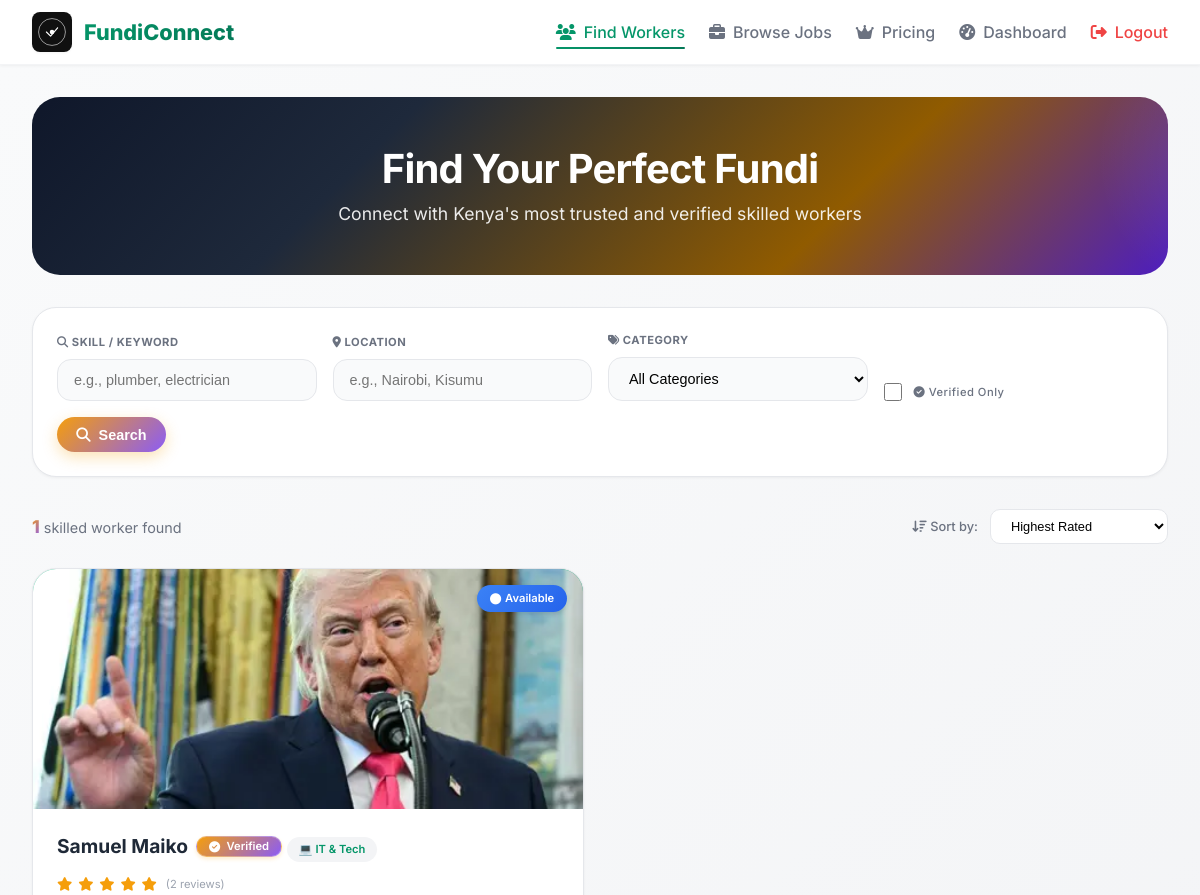
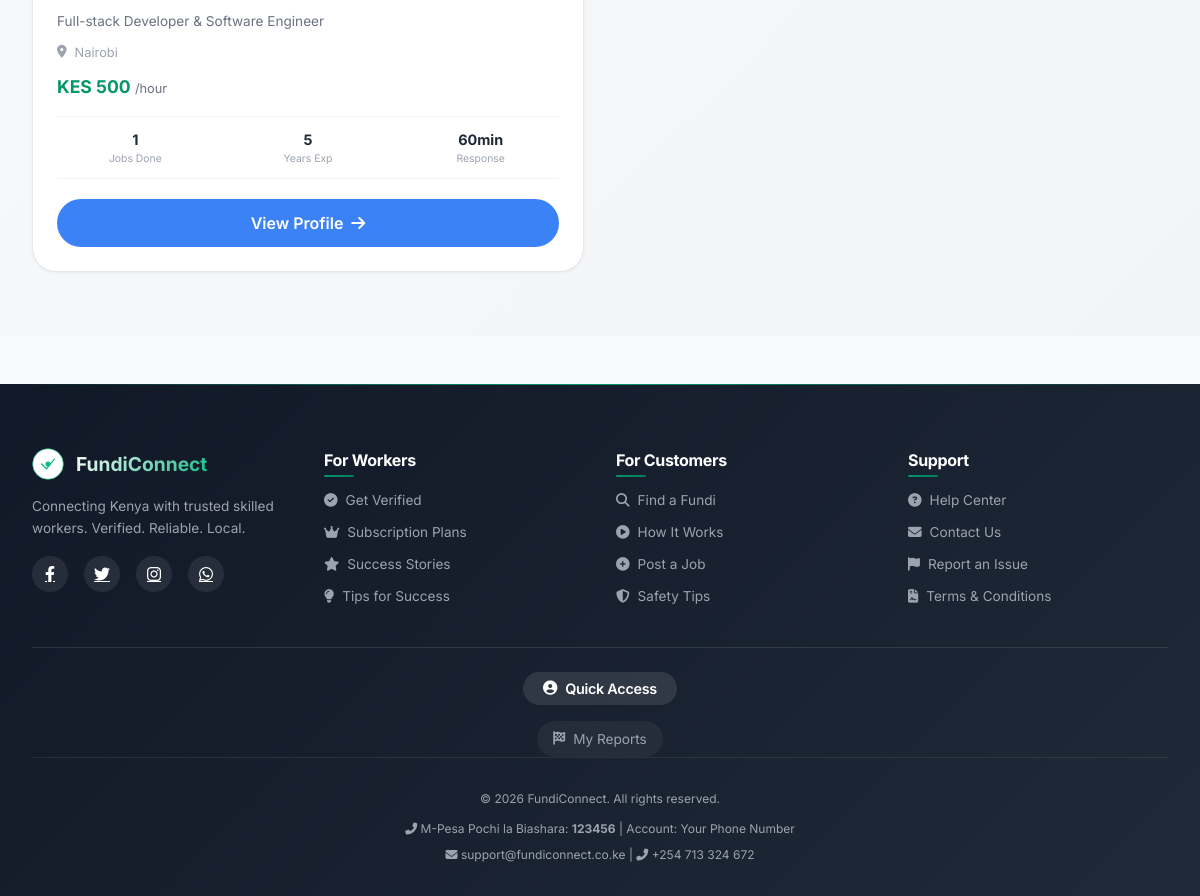
Page /workers (signed in) on the committed database (2 pictures, top to bottom).
### models.py (models this page shows, shortened)
class WorkerProfile(db.Model):
    __tablename__ = 'worker_profiles'
    __table_args__ = (
        db.Index('idx_worker_location', 'location'),
        db.Index('idx_worker_category', 'primary_category'),
        db.Index('idx_worker_rating', 'rating_score'),
        db.Index('idx_worker_available', 'is_available'),
    )
    id = db.Column(db.Integer, primary_key=True)
    user_id = db.Column(db.Integer, db.ForeignKey('users.id'), unique=True, nullable=False, index=True)
    business_name = db.Column(db.String(100))
    location = db.Column(db.String(200), index=True)
    latitude = db.Column(db.Float)
    longitude = db.Column(db.Float)
    skills = db.Column(db.Text)
    primary_category = db.Column(db.String(50), default='general', index=True)
    secondary_categories = db.Column(db.Text)
    description = db.Column(db.Text)
    years_experience = db.Column(db.Integer, default=0)
    hourly_rate = db.Column(db.Float)
    portfolio_images = db.Column(db.Text)  # Comma-separated filenames
    cover_image = db.Column(db.String(200), default='default-cover.jpg')
    is_verified = db.Column(db.Boolean, default=False, index=True)
    is_available = db.Column(db.Boolean, default=True, index=True)
    verification_badge = db.Column(db.String(20), default='pending')
    total_jobs_completed = db.Column(db.Integer, default=0)
    response_time_avg = db.Column(db.Integer, default=60)
    rating_score = db.Column(db.Float, default=0.0)
    rating_count = db.Column(db.Integer, default=0)
    verified_at = db.Column(db.DateTime, nullable=True)
    verified_by = db.Column(db.Integer, nullable=True)
    certifications = db.Column(db.Text, nullable=True)  # JSON string of certifications
    whatsapp = db.Column(db.String(20), nullable=True)  # WhatsApp phone number
    facebook = db.Column(db.String(200), nullable=True)  # Facebook profile URL
    instagram = db.Column(db.String(100), nullable=True)  # Instagram handle
    twitter = db.Column(db.String(100), nullable=True)  # Twitter handle
    linkedin = db.Column(db.String(200), nullable=True)  # LinkedIn profile URL
    website = db.Column(db.String(200), nullable=True)  # Personal website URL
    def get_rating(self):
        try:
            if self.rating_score is not None:
                return float(self.rating_score)
            return 0.0
        except:
            return 0.0

### app.py (the view)
@app.route('/workers')
def workers():
    try:
        skill = request.args.get('skill', '')
        location = request.args.get('location', '')
        category = request.args.get('category', '')
        verified_only = request.args.get('verified', 'false') == 'true'
        min_rating = request.args.get('min_rating', 0, type=float)
        sort_by = request.args.get('sort', 'rating')
        query = WorkerProfile.query
        excluded_ids = get_excluded_admin_worker_ids()
        if excluded_ids:
            query = query.filter(~WorkerProfile.user_id.in_(excluded_ids))
        if skill:
            query = query.filter(WorkerProfile.skills.ilike(f'%{skill}%'))
        if location:
            query = query.filter(WorkerProfile.location.ilike(f'%{location}%'))
        if category:
            query = query.filter((WorkerProfile.primary_category == category) | (WorkerProfile.secondary_categories.ilike(f'%{category}%')))
        current_user = get_current_user()
        if verified_only and current_user and can_see_verified_only(current_user):
            query = query.filter(WorkerProfile.is_verified == True)
        elif verified_only:
            flash('Verified workers filter is only available for premium customers. Upgrade to access this feature.', 'info')
        if min_rating > 0:
            query = query.filter(WorkerProfile.rating_score >= min_rating)
        if sort_by == 'rating':
            query = query.order_by(WorkerProfile.rating_score.desc())
        elif sort_by == 'experience':
            query = query.order_by(WorkerProfile.years_experience.desc())
        elif sort_by == 'jobs':
            query = query.order_by(WorkerProfile.total_jobs_completed.desc())
        elif sort_by == 'rate':
            query = query.order_by(WorkerProfile.hourly_rate.asc())
        workers_list = query.all()
        return render_template('workers.html', workers=workers_list, can_use_advanced_filters=can_use_advanced_filters(current_user))
    except Exception as e:
        logger.error(f"Workers error: {e}")
        flash('Unable to load workers. Please try again.', 'danger')
        return render_template('workers.html', workers=[], can_use_advanced_filters=False)

### templates/workers.html (shortened to what this page needs)
{% extends "base.html" %}
{% block content %}
{% set subscription = get_user_active_subscription() %}
{% set tier_class = '' %}
{% if subscription and subscription.plan_type == 'weekly' %}
    {% set tier_class = 'weekly-tier' %}
{% elif subscription and subscription.plan_type == 'monthly' %}
    {% set tier_class = 'monthly-tier' %}
{% elif subscription and subscription.plan_type == 'annual' %}
    {% set tier_class = 'annual-tier' %}
{% elif subscription and subscription.plan_type == 'daily' %}
    {% set tier_class = 'daily-tier' %}
{% else %}
    {% set tier_class = 'free-tier' %}
{% endif %}
<div class="workers-container {{ tier_class }}">
    <div class="workers-page">
        <div class="container">
            <div class="workers-hero">
                <h1>Find Your Perfect Fundi</h1>
                <p>Connect with Kenya's most trusted and verified skilled workers</p>
            </div>
            <div class="filters-section-modern">
                <form method="GET" action="{{ url_for('workers') }}" class="filters-form-modern">
                    <div class="filter-group-modern">
                        <label><i class="fas fa-search"></i> Skill / Keyword</label>
                        <input type="text" name="skill" placeholder="e.g., plumber, electrician" value="{{ request.args.get('skill', '') }}">
                    </div>
                    <div class="filter-group-modern">
                        <label><i class="fas fa-map-marker-alt"></i> Location</label>
                        <input type="text" name="location" placeholder="e.g., Nairobi, Kisumu" value="{{ request.args.get('location', '') }}">
                    </div>
                    <div class="filter-group-modern">
                        <label><i class="fas fa-tags"></i> Category</label>
                        <select name="category">
                            <option value="">All Categories</option>
                        </select>
                    </div>
                    <div class="filter-group-modern checkbox">
                        <input type="checkbox" name="verified" id="verified" value="true" {% if request.args.get('verified') == 'true' %}checked{% endif %}>
                        <label for="verified"><i class="fas fa-check-circle"></i> Verified Only</label>
                    </div>
                    <div class="filter-actions-modern">
                        <button type="submit" class="btn-primary"><i class="fas fa-search"></i> Search</button>
                    </div>
                </form>
            </div>
            <div class="results-header-modern">
                <div class="results-count-modern">
                    <strong>{{ workers|length }}</strong> skilled worker{% if workers|length != 1 %}s{% endif %} found
                </div>
                <div class="sort-select-modern">
                    <label><i class="fas fa-sort-amount-down"></i> Sort by:</label>
                    <select id="sort-select" onchange="sortWorkers()">
                        <option value="rating">Highest Rated</option>
                    </select>
                </div>
            </div>
            <div class="workers-grid-modern" id="workers-grid">
                {% for worker in workers %}
                <div class="worker-card-modern"
                     data-rating="{{ worker.get_rating() }}"
                     data-experience="{{ worker.years_experience or 0 }}"
                     data-rate="{{ worker.hourly_rate or 0 }}"
                     data-jobs="{{ worker.total_jobs_completed or 0 }}">
                    <div class="worker-image-modern">
                        <img src="{{ url_for('static', filename='uploads/' + (worker.cover_image if worker.cover_image and worker.cover_image != 'default-cover.jpg' else 'default-cover.jpg')) }}" alt="{{ worker.business_name or worker.user.name }}" loading="lazy">
                        {% if worker.is_available %}
                        <span class="available-badge-modern">
                            <i class="fas fa-circle"></i> Available
                        </span>
                        {% endif %}
                    </div>
                    <div class="worker-info-modern">
                        <div class="worker-name-modern">
                            {{ worker.business_name or worker.user.name }}
                            {% if worker.is_verified %}
                            <span class="verified-badge-worker">
                                <i class="fas fa-check-circle"></i> Verified
                            </span>
                            {% endif %}
                        </div>
                        <div class="worker-category">
                            {% if worker.primary_category and categories[worker.primary_category] %}
                                {{ categories[worker.primary_category].icon }} {{ categories[worker.primary_category].name }}
                            {% else %}
                                📋 General
                            {% endif %}
                        </div>
                        <div class="worker-rating-modern">
                            <div class="stars-modern">
                                {% set rating = worker.get_rating() %}
                                {% for i in range(5) %}
                                    {% if i < rating|int %}
                                        <i class="fas fa-star"></i>
                                    {% elif i < rating %}
                                        <i class="fas fa-star-half-alt"></i>
                                    {% else %}
                                        <i class="far fa-star"></i>
                                    {% endif %}
                                {% endfor %}
                            </div>
                            <span style="font-size: 0.7rem; color: #9CA3AF;">({{ worker.rating_count }} reviews)</span>
                        </div>
                        <p class="worker-skills-modern">{{ worker.skills[:100] if worker.skills else 'No skills listed' }}{% if worker.skills and worker.skills|length > 100 %}...{% endif %}</p>
                        <div class="worker-location-modern">
                            <i class="fas fa-map-marker-alt"></i> {{ worker.location or 'Location not specified' }}
                        </div>
                        {% if worker.hourly_rate %}
                        <div class="worker-rate-modern">
                            KES {{ "%.0f"|format(worker.hourly_rate) }} <span>/hour</span>
                        </div>
                        {% endif %}
                        <div class="worker-stats-modern">
                            <div class="stat-item-modern">
                                <div class="stat-value-modern">{{ worker.total_jobs_completed }}</div>
                                <div class="stat-label-modern">Jobs Done</div>
                            </div>
                            <div class="stat-item-modern">
                                <div class="stat-value-modern">{{ worker.years_experience or 0 }}</div>
                                <div class="stat-label-modern">Years Exp</div>
                            </div>
                            <div class="stat-item-modern">
                                <div class="stat-value-modern">{{ worker.response_time_avg }}min</div>
                                <div class="stat-label-modern">Response</div>
                            </div>
                        </div>
                        <a href="{{ url_for('worker_profile', worker_id=worker.user_id) }}" class="btn-view-modern">
                            View Profile <i class="fas fa-arrow-right"></i>
                        </a>
                    </div>
                </div>
                {% endfor %}
            </div>
        </div>
    </div>
</div>
{% endblock %}

### rows in the picture
WorkerProfile: cover_image (picture), is_available True (drawn), business_name "Samuel Maiko", is_verified True (drawn), primary_category "💻", primary_category "IT & Tech", rating_score 5 (drawn), rating_count "2", skills "Full-stack Developer & Software Engineer", location "Nairobi", hourly_rate "500", total_jobs_completed "1", years_experience "5", response_time_avg "60"

### other values in the picture
{{ settings.platform_name }} "FundiConnect"
{{ settings.mpesa_paybill }} "123456"
{{ settings.contact_email }} "support@fundiconnect.co.ke"
{{ settings.contact_phone }} "+254 713 324 672"
